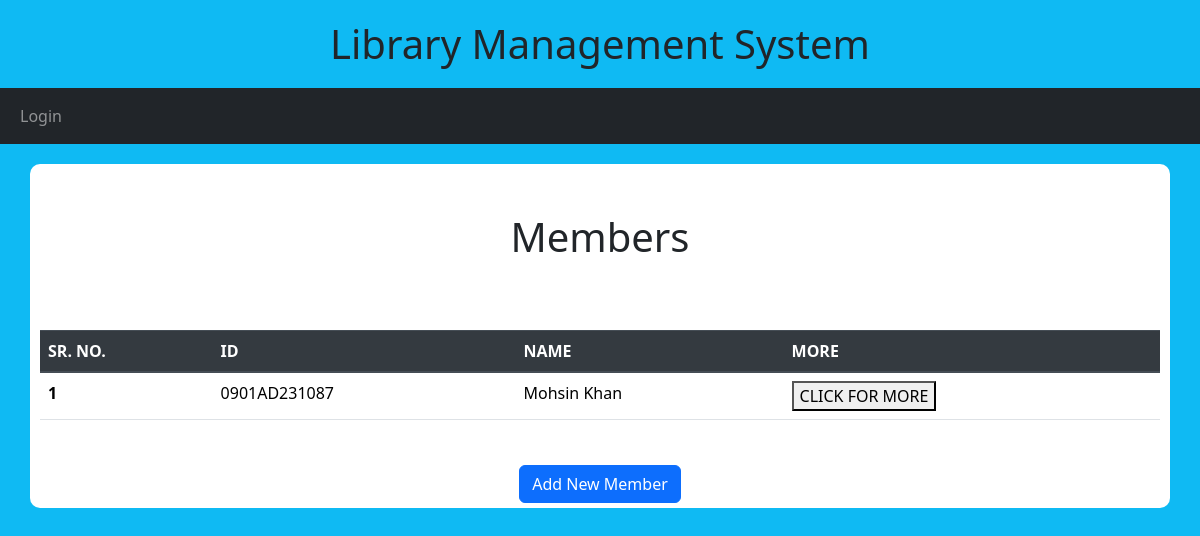
The page /members/ on the database its author committed.
### library/models.py (models this page shows, shortened)
class Member(models.Model):
    image = models.ImageField(upload_to='image/', null=True, blank=True)
    memberID = models.CharField(max_length=12, null=False, blank=False, unique=True)
    first_name = models.CharField(max_length=100, null=False, blank=False)
    last_name = models.CharField(max_length=100, null=False, blank=False)
    email = models.EmailField(max_length=150, null=True, blank=True)
    phone = models.CharField(max_length=15, null=True, blank=True)
    address = models.TextField(null=True, blank=True)
    class Meta:
        ordering = ['first_name', 'last_name']
        db_table = 'members'
        verbose_name = 'Member'
        verbose_name_plural = 'Members'

### library/views.py (the view)
# urls.py: path('members/', views.members, name='members'),
def members(request):
    members= Member.objects.all()
    context = {
        'members': members
    }
    return render(request, 'members.html', context)

### library/templates/members.html (shortened to what this page needs)
{% extends 'base.html' %}
{% block content %}
    <h1 class="text-center">Members</h1>
    <br/>
    <div class="container">
        <table class="table">
            <thead class="thead-dark">
                <th scope="col">SR. NO.</th>
                <th scope="col">ID</th>
                <th scope="col">NAME</th>
                <th scope="col">MORE</th>
            </thead>
            {% for member in members %}
            <tbody>
                <th scope="row"> {{forloop.counter }}</th>
                <td scope="row">{{member.memberID}}</td>
                <td scope="row">{{member.first_name}} {{member.last_name}}</td>
                <td><a href="{% url 'member' member.id %}"><button>CLICK FOR MORE</button></a></td>
            </tbody>
            {% endfor %}
        </table>
    </div>
    <br/>
    <div class="text-center">
    <a href="{% url 'add_member' %}" class="btn btn-primary">Add New Member</a>
    </div>
{% endblock %}

### library/templates/base.html (style rules this page uses)
h1 { text-align: center; margin: 20px 0; }
body { background-color: #0fbaf3; }

### library/templates/members.html (style rules this page uses)
.container { background-color: white; padding: 5px; border-radius: 10px; margin-top: 20px; }

### rows shown on the page
Member: memberID "0901AD231087", first_name "Mohsin", last_name "Khan"
